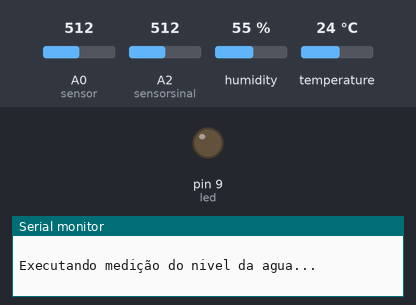
A sketch run on a simulated Arduino Uno, built with avr-gcc and run on an emulated ATmega328P. On the bench: output pins drawn as LEDs (lit = HIGH), the last lines printed to the serial monitor. Inputs (shaded band) come from the test bench; at power-on: A0 (sensor) = 512, A2 (sensorsinal) = 512, humidity 55 %, temperature 24 °C.

Above: at 0.1 s.
At 10.1 s:
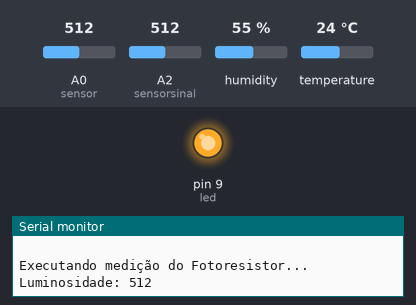
Timing chart, 0 to 11.6 s (numbered marks = the images above):
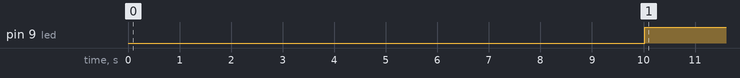

Measured:
- by itself, pin 9 (led): LOW → HIGH at 10.0 s

The sketch:

3_SENSORS.ino
```cpp
//biblioteca
#include "DHT.h"

//definições
#define DHTPIN A1 // pino analogico do dht11
#define DHTTYPE DHT11 // DHT 11
#define led 9 // pino digital da led
#define sensor A0 // pino analogico do fotoresistor
#define sensorsinal A2  // pino analogico do sensor de agua

//valores:
int val = 0;  // valor incia em 0
int limiteDisparo = 700;  // valores abaixo de 700 led vai liagr
int sensorValue = 0; // Armazena o valor de leitura analógica

DHT dht(DHTPIN, DHTTYPE);  // definições do dht11

void setup(){
  Serial.begin(9600);  // iniciando serial
  dht.begin();   // iniciando sensor dht

  // modo dos pinos do circuito fotoresistor:
  pinMode(led, OUTPUT);// Define o LED como uma saída
  pinMode(sensor, INPUT);// Define o fotoresistor como uma entrada

}
// codigo principal
void loop(){

  // SENSOR DE AGUA:
  val = analogRead(sensorsinal);  // define q a leitura vai ser do pino analogico sensorsinal

  // printa o nível da água no monitor serial
  Serial.println("       ");  // dando espaço p fciar mais bonito no monitor erial
  Serial.println("Executando medição do nivel da agua... ");
  delay(2000);  // espera dois segundos e executa:
  Serial.print("Nível de água: ");
  Serial.println(val);   // chama o val para mostrar o valor do sensor
  delay(2000); // espera dois segundos e executa sensor de temperatura


  // SENSOR DE TEMPERATURA:
  Serial.println("       "); // dando espaço p fciar mais bonito no monitor erial
  Serial.println("Executando medição da temeratura e umidade... ");
  delay(2000); // espera dois segundos e executa:

  float h = dht.readHumidity();  // definindo h como variavel para leitura da umidade pelo dht
  float t = dht.readTemperature(); // definindo t como variavel para leitura da temperatura pelo dht
  // testa se retorno é valido, caso contrário algo está errado.
  if (isnan(t) || isnan(h))
  {
    Serial.println("Nao foi possivel ler o sensor DHT11");
    delay(2000); // espera dois segundos e executa:
  }
  else
  {
    //mostrado no monitor serial resultado da medição:
    Serial.print("Umidade: ");
    Serial.print(h); // imprimindo variavel da uidade
    Serial.print("% ");
    Serial.print("Temperatura: ");
    Serial.print(t);  // imprimindo variave da temperatura
    Serial.println("ºC");
} delay(2000); // espera dois segundos e executa o fotoresistor


  // SENSOR FOTORESISTOR
  Serial.println("       "); // dando espaço p fciar mais bonito no monitor erial
  Serial.println("Executando medição do Fotoresistor... ");

  delay(2000);  // espera dois segundos e executa:
  sensorValue = analogRead(sensor);// Lê o valor atual do fotoresistor

  // Se o valor estiver abaixo de um determinado "limite de disparo",
  //então o LED liga, caso contrário o LED permanece desligado
  if (sensorValue < limiteDisparo) {  // se o valor do sensor for menor q o limite a led iga
      digitalWrite(led, HIGH);
  }
  else { // se nao for led aaga
      digitalWrite(led,LOW);
  }
  // mostrabdo no monitor serial:
  Serial.print ("Luminosidade: ");
  Serial.println(sensorValue);
delay(5000); // espera 5 segundos e executa dnv
}
```
